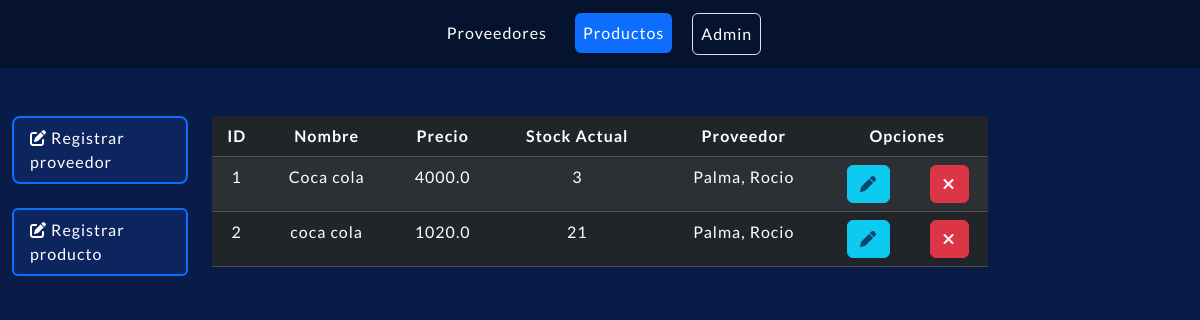
The app's page /productos/, older data.
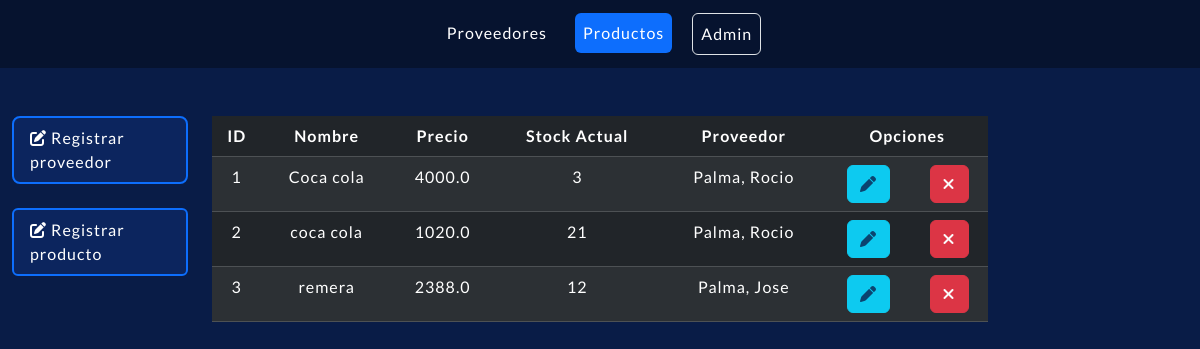
The same page, newer data.
### compra/models.py (models this page shows, shortened)
class Producto(models.Model):
    nombre = models.CharField(max_length=100)
    precio = models.FloatField()
    stock_actual = models.IntegerField()
    proveedor = models.ForeignKey(Proveedor, null=True, blank=True, on_delete=models.CASCADE)
    class Meta:
        ordering=['nombre', '-stock_actual'] #Orden asc en nombre y desc en stock
        verbose_name_plural = 'Productos'

class Proveedor(models.Model):
    nombre = models.CharField(max_length=100)
    apellido = models.CharField(max_length=100)
    dni = models.IntegerField()
    def __str__(self):
        return f'{self.apellido}, {self.nombre}'
    class Meta:
        ordering=['id','apellido', 'nombre'] # Orden asc en apellido y nombre
        verbose_name_plural = 'Proveedores'

### compra/views.py (the view)
# urls.py: path('productos/', views.readProductos, name="Mostrar todos los productos"),
def readProductos(request):
    productos = Producto.objects.all()
    return render(request, 'lista_productos.html', {'productos': productos})

### compra/templates/lista_productos.html (shortened to what this page needs)
{% extends 'base_lista.html' %}
{% block navbar %}
<li class="nav-item"><a class="nav-link p-2" href="/proveedores">Proveedores</a></li>
<li class="nav-item"><a class="nav-link active p-2" aria-currente="page" href="/productos">Productos</a></li>
{% endblock %}
{% block table %}
<thead>
    <tr class="align-middle">
        <th>ID</th>
        <th>Nombre</th>
        <th>Precio</th>
        <th>Stock Actual</th>
        <th>Proveedor</th>
        <th colspan="2">Opciones</th>
    </tr>
</thead>
<tbody>
    {% for producto in productos %}
    <tr>
        <td>{{producto.id}}</td>
        <td>{{producto.nombre}}</td>
        <td>{{producto.precio}}</td>
        <td>{{producto.stock_actual}}</td>
        {% if producto.proveedor == None %}
            <td>-</td>
        {% else %}
            <td>{{producto.proveedor}}</td>
        {% endif %}
        <td><a href="/producto/editar/{{producto.id}}" class="btn btn-info"><i class="fa-solid fa-pen" style="color: #0b446f;"></i></a></td>
        <td><a href="/producto/eliminar/{{producto.id}}" class="btn btn-danger"><i class="fa-solid fa-xmark" style="color: #fafafa;"></i></a></td>
    </tr>
    {% endfor %}
</tbody>
{% endblock %}

Row changes from the older to the newer data that the page shows:
added Producto: id "3", nombre "remera", precio "2388.0", stock_actual "12", proveedor "Palma, Jose"
